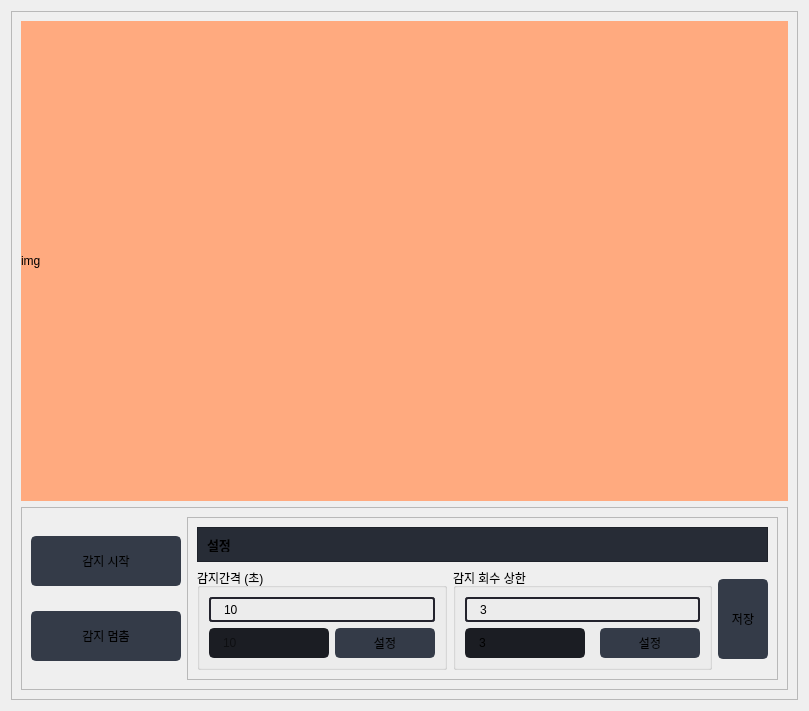
                  <widget class="QWidget" name="page_2">
                   <property name="enabled">
                    <bool>true</bool>
                   </property>
                   <layout class="QVBoxLayout" name="verticalLayout_20">
                    <item>
                     <widget class="QFrame" name="frame_7">
                      <property name="frameShape">
                       <enum>QFrame::StyledPanel</enum>
                      </property>
                      <property name="frameShadow">
                       <enum>QFrame::Raised</enum>
                      </property>
                      <layout class="QVBoxLayout" name="verticalLayout_13">
                       <item>
                        <widget class="QLabel" name="label_cam">
                         <property name="minimumSize">
                          <size>
                           <width>0</width>
                           <height>480</height>
                          </size>
                         </property>
                         <property name="autoFillBackground">
                          <bool>false</bool>
                         </property>
                         <property name="styleSheet">
                          <string notr="true">background-color: rgb(255, 170, 127);</string>
                         </property>
                         <property name="text">
                          <string>img</string>
                         </property>
                        </widget>
                       </item>
                       <item>
                        <widget class="QFrame" name="frame_6">
                         <property name="frameShape">
                          <enum>QFrame::StyledPanel</enum>
                         </property>
                         <property name="frameShadow">
                          <enum>QFrame::Raised</enum>
                         </property>
                         <layout class="QHBoxLayout" name="horizontalLayout">
                          <item>
                           <layout class="QVBoxLayout" name="verticalLayout_16">
                            <item>
                             <widget class="QPushButton" name="pushButton_start">
                              <property name="minimumSize">
                               <size>
                                <width>150</width>
                                <height>50</height>
                               </size>
                              </property>
                              <property name="font">
                               <font>
                                <family>Segoe UI</family>
                                <pointsize>9</pointsize>
                               </font>
                              </property>
                              <property name="styleSheet">
                               <string notr="true">QPushButton {
	border: 2px solid rgb(52, 59, 72);
	border-radius: 5px;	
	background-color: rgb(52, 59, 72);
}
QPushButton:hover {
	background-color: rgb(57, 65, 80);
	border: 2px solid rgb(61, 70, 86);
}
QPushButton:pressed {	
	background-color: rgb(35, 40, 49);
	border: 2px solid rgb(43, 50, 61);
}</string>
                              </property>
                              <property name="text">
                               <string>감지 시작</string>
                              </property>
                              <property name="icon">
                               <iconset resource="files.qrc">
                                <normaloff>:/16x16/icons/16x16/cil-folder-open.png</normaloff>:/16x16/icons/16x16/cil-folder-open.png</iconset>
                              </property>
                             </widget>
                            </item>
                            <item>
                             <widget class="QPushButton" name="pushButton_stop">
                              <property name="minimumSize">
                               <size>
                                <width>150</width>
                                <height>50</height>
                               </size>
                              </property>
                              <property name="font">
                               <font>
                                <family>Segoe UI</family>
                                <pointsize>9</pointsize>
                               </font>
                              </property>
                              <property name="styleSheet">
                               <string notr="true">QPushButton {
	border: 2px solid rgb(52, 59, 72);
	border-radius: 5px;	
	background-color: rgb(52, 59, 72);
}
QPushButton:hover {
	background-color: rgb(57, 65, 80);
	border: 2px solid rgb(61, 70, 86);
}
QPushButton:pressed {	
	background-color: rgb(35, 40, 49);
	border: 2px solid rgb(43, 50, 61);
}</string>
                              </property>
                              <property name="text">
                               <string>감지 멈춤</string>
                              </property>
                              <property name="icon">
                               <iconset resource="files.qrc">
                                <normaloff>:/16x16/icons/16x16/cil-folder-open.png</normaloff>:/16x16/icons/16x16/cil-folder-open.png</iconset>
                              </property>
                             </widget>
                            </item>
                           </layout>
                          </item>
                          <item>
                           <widget class="QFrame" name="frame_5">
                            <property name="frameShape">
                             <enum>QFrame::StyledPanel</enum>
                            </property>
                            <property name="frameShadow">
                             <enum>QFrame::Raised</enum>
                            </property>
                            <layout class="QGridLayout" name="gridLayout_11">
                             <item row="2" column="2">
                              <widget class="QPushButton" name="pushButton_save_config">
                               <property name="minimumSize">
                                <size>
                                 <width>50</width>
                                 <height>80</height>
                                </size>
                               </property>
                               <property name="font">
                                <font>
                                 <family>Segoe UI</family>
                                 <pointsize>9</pointsize>
                                </font>
                               </property>
                               <property name="styleSheet">
                                <string notr="true">QPushButton {
	border: 2px solid rgb(52, 59, 72);
	border-radius: 5px;	
	background-color: rgb(52, 59, 72);
}
QPushButton:hover {
	background-color: rgb(57, 65, 80);
	border: 2px solid rgb(61, 70, 86);
}
QPushButton:pressed {	
	background-color: rgb(35, 40, 49);
	border: 2px solid rgb(43, 50, 61);
}</string>
                               </property>
                               <property name="text">
                                <string>저장</string>
                               </property>
                               <property name="icon">
                                <iconset resource="files.qrc">
                                 <normaloff>:/16x16/icons/16x16/cil-folder-open.png</normaloff>:/16x16/icons/16x16/cil-folder-open.png</iconset>
                               </property>
                              </widget>
                             </item>
                             <item row="2" column="1">
                              <widget class="QGroupBox" name="groupBox_2">
                               <property name="styleSheet">
                                <string notr="true"/>
                               </property>
                               <property name="title">
                                <string>감지 회수 상한</string>
                               </property>
                               <layout class="QGridLayout" name="gridLayout_8">
                                <item row="0" column="0">
                                 <widget class="QLabel" name="labelVersion_7">
                                  <property name="minimumSize">
                                   <size>
                                    <width>0</width>
                                    <height>25</height>
                                   </size>
                                  </property>
                                  <property name="baseSize">
                                   <size>
                                    <width>0</width>
                                    <height>10</height>
                                   </size>
                                  </property>
                                  <property name="styleSheet">
                                   <string notr="true">
	border-radius: 3px;
	border: 2px solid rgb(35, 35, 45);
	padding-left: 10px;</string>
                                  </property>
                                  <property name="lineWidth">
                                   <number>1</number>
                                  </property>
                                  <property name="text">
                                   <string>3</string>
                                  </property>
                                  <property name="alignment">
                                   <set>Qt::AlignLeading|Qt::AlignLeft|Qt::AlignVCenter</set>
                                  </property>
                                 </widget>
                                </item>
                                <item row="1" column="0">
                                 <layout class="QGridLayout" name="gridLayout_7">
                                  <property name="bottomMargin">
                                   <number>0</number>
                                  </property>
                                  <property name="horizontalSpacing">
                                   <number>15</number>
                                  </property>
                                  <item row="0" column="1">
                                   <widget class="QPushButton" name="pushButton_config1">
                                    <property name="minimumSize">
                                     <size>
                                      <width>100</width>
                                      <height>30</height>
                                     </size>
                                    </property>
                                    <property name="font">
                                     <font>
                                      <family>Segoe UI</family>
                                      <pointsize>9</pointsize>
                                     </font>
                                    </property>
                                    <property name="styleSheet">
                                     <string notr="true">QPushButton {
	border: 2px solid rgb(52, 59, 72);
	border-radius: 5px;	
	background-color: rgb(52, 59, 72);
}
QPushButton:hover {
	background-color: rgb(57, 65, 80);
	border: 2px solid rgb(61, 70, 86);
}
QPushButton:pressed {	
	background-color: rgb(35, 40, 49);
	border: 2px solid rgb(43, 50, 61);
}</string>
                                    </property>
                                    <property name="text">
                                     <string>설정</string>
                                    </property>
                                    <property name="icon">
                                     <iconset resource="files.qrc">
                                      <normaloff>:/16x16/icons/16x16/cil-folder-open.png</normaloff>:/16x16/icons/16x16/cil-folder-open.png</iconset>
                                    </property>
                                   </widget>
                                  </item>
                                  <item row="0" column="0">
                                   <widget class="QLineEdit" name="lineEdit_6">
                                    <property name="minimumSize">
                                     <size>
                                      <width>50</width>
                                      <height>30</height>
                                     </size>
                                    </property>
                                    <property name="styleSheet">
                                     <string notr="true">QLineEdit {
	background-color: rgb(27, 29, 35);
	border-radius: 5px;
	border: 2px solid rgb(27, 29, 35);
	padding-left: 10px;
}
QLineEdit:hover {
	border: 2px solid rgb(64, 71, 88);
}
QLineEdit:focus {
	border: 2px solid rgb(91, 101, 124);
}</string>
                                    </property>
                                    <property name="text">
                                     <string>3</string>
                                    </property>
                                    <property name="placeholderText">
                                     <string>Your Password</string>
                                    </property>
                                   </widget>
                                  </item>
                                 </layout>
                                </item>
                               </layout>
                              </widget>
                             </item>
                             <item row="2" column="0">
                              <widget class="QGroupBox" name="groupBox">
                               <property name="styleSheet">
                                <string notr="true">border-color: rgb(255, 0, 0);
border-bottom-color: rgb(255, 0, 0);</string>
                               </property>
                               <property name="title">
                                <string>감지간격 (초)</string>
                               </property>
                               <layout class="QGridLayout" name="gridLayout_10">
                                <item row="0" column="0">
                                 <widget class="QLabel" name="labelVersion_6">
                                  <property name="minimumSize">
                                   <size>
                                    <width>0</width>
                                    <height>25</height>
                                   </size>
                                  </property>
                                  <property name="styleSheet">
                                   <string notr="true">
	border-radius: 3px;
	border: 2px solid rgb(35, 35, 45);
	padding-left: 10px;</string>
                                  </property>
                                  <property name="lineWidth">
                                   <number>1</number>
                                  </property>
                                  <property name="text">
                                   <string>10</string>
                                  </property>
                                  <property name="alignment">
                                   <set>Qt::AlignLeading|Qt::AlignLeft|Qt::AlignVCenter</set>
                                  </property>
                                  <property name="margin">
                                   <number>0</number>
                                  </property>
                                 </widget>
                                </item>
                                <item row="1" column="0">
                                 <layout class="QGridLayout" name="gridLayout_6">
                                  <property name="bottomMargin">
                                   <number>0</number>
                                  </property>
                                  <item row="0" column="1">
                                   <widget class="QPushButton" name="pushButton_config">
                                    <property name="minimumSize">
                                     <size>
                                      <width>100</width>
                                      <height>30</height>
                                     </size>
                                    </property>
                                    <property name="font">
                                     <font>
                                      <family>Segoe UI</family>
                                      <pointsize>9</pointsize>
                                     </font>
                                    </property>
                                    <property name="styleSheet">
                                     <string notr="true">QPushButton {
	border: 2px solid rgb(52, 59, 72);
	border-radius: 5px;	
	background-color: rgb(52, 59, 72);
}
QPushButton:hover {
	background-color: rgb(57, 65, 80);
	border: 2px solid rgb(61, 70, 86);
}
QPushButton:pressed {	
	background-color: rgb(35, 40, 49);
	border: 2px solid rgb(43, 50, 61);
}</string>
                                    </property>
                                    <property name="text">
                                     <string>설정</string>
                                    </property>
                                    <property name="icon">
                                     <iconset resource="files.qrc">
                                      <normaloff>:/16x16/icons/16x16/cil-folder-open.png</normaloff>:/16x16/icons/16x16/cil-folder-open.png</iconset>
                                    </property>
                                   </widget>
                                  </item>
                                  <item row="0" column="0">
                                   <widget class="QLineEdit" name="lineEdit_5">
                                    <property name="minimumSize">
                                     <size>
                                      <width>50</width>
                                      <height>30</height>
                                     </size>
                                    </property>
                                    <property name="styleSheet">
                                     <string notr="true">QLineEdit {
	background-color: rgb(27, 29, 35);
	border-radius: 5px;
	border: 2px solid rgb(27, 29, 35);
	padding-left: 10px;
}
QLineEdit:hover {
	border: 2px solid rgb(64, 71, 88);
}
QLineEdit:focus {
	border: 2px solid rgb(91, 101, 124);
}</string>
                                    </property>
                                    <property name="placeholderText">
                                     <string>10</string>
                                    </property>
                                   </widget>
                                  </item>
                                 </layout>
                                </item>
                               </layout>
                              </widget>
                             </item>
                             <item row="1" column="0" colspan="3">
                              <widget class="QFrame" name="frame_title_wid_2">
                               <property name="maximumSize">
                                <size>
                                 <width>16777215</width>
                                 <height>35</height>
                                </size>
                               </property>
                               <property name="styleSheet">
                                <string notr="true">background-color: rgb(39, 44, 54);</string>
                               </property>
                               <property name="frameShape">
                                <enum>QFrame::StyledPanel</enum>
                               </property>
                               <property name="frameShadow">
                                <enum>QFrame::Raised</enum>
                               </property>
                               <layout class="QVBoxLayout" name="verticalLayout_12">
                                <item>
                                 <widget class="QLabel" name="labelBoxBlenderInstalation_4">
                                  <property name="baseSize">
                                   <size>
                                    <width>400</width>
                                    <height>0</height>
                                   </size>
                                  </property>
                                  <property name="font">
                                   <font>
                                    <family>Segoe UI</family>
                                    <pointsize>10</pointsize>
                                    <weight>75</weight>
                                    <bold>true</bold>
                                   </font>
                                  </property>
                                  <property name="styleSheet">
                                   <string notr="true"/>
                                  </property>
                                  <property name="text">
                                   <string>설정</string>
                                  </property>
                                 </widget>
                                </item>
                               </layout>
                              </widget>
                             </item>
                            </layout>
                           </widget>
                          </item>
                         </layout>
                        </widget>
                       </item>
                      </layout>
                     </widget>
                    </item>
                   </layout>
                  </widget>
